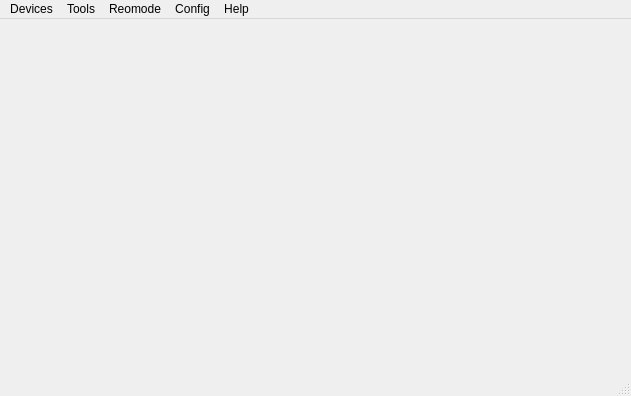
<?xml version="1.0" encoding="UTF-8"?>
<ui version="4.0">
 <class>MainWindow</class>
 <widget class="QMainWindow" name="MainWindow">
  <property name="enabled">
   <bool>true</bool>
  </property>
  <property name="geometry">
   <rect>
    <x>0</x>
    <y>0</y>
    <width>631</width>
    <height>396</height>
   </rect>
  </property>
  <property name="windowTitle">
   <string>MainWindow</string>
  </property>
  <widget class="QWidget" name="centralWidget">
   <layout class="QVBoxLayout" name="verticalLayout_2">
    <property name="leftMargin">
     <number>5</number>
    </property>
    <property name="topMargin">
     <number>5</number>
    </property>
    <property name="rightMargin">
     <number>5</number>
    </property>
    <property name="bottomMargin">
     <number>5</number>
    </property>
    <item>
     <layout class="QHBoxLayout" name="horizontalLayout_2" stretch="2">
      <item>
       <widget class="videoWidget" name="widget" native="true">
        <layout class="QVBoxLayout" name="verticalLayout">
         <item>
          <layout class="QHBoxLayout" name="horizontalLayout">
           <property name="spacing">
            <number>15</number>
           </property>
           <item>
            <spacer name="horizontalSpacer">
             <property name="orientation">
              <enum>Qt::Horizontal</enum>
             </property>
             <property name="sizeHint" stdset="0">
              <size>
               <width>40</width>
               <height>20</height>
              </size>
             </property>
            </spacer>
           </item>
           <item>
            <widget class="QLabel" name="msgLabel">
             <property name="font">
              <font>
               <pointsize>11</pointsize>
               <weight>75</weight>
               <bold>true</bold>
              </font>
             </property>
             <property name="styleSheet">
              <string notr="true">color:rgb(170, 0, 0)</string>
             </property>
             <property name="text">
              <string/>
             </property>
             <property name="wordWrap">
              <bool>false</bool>
             </property>
            </widget>
           </item>
           <item>
            <spacer name="horizontalSpacer_2">
             <property name="orientation">
              <enum>Qt::Horizontal</enum>
             </property>
             <property name="sizeHint" stdset="0">
              <size>
               <width>40</width>
               <height>20</height>
              </size>
             </property>
            </spacer>
           </item>
          </layout>
         </item>
         <item>
          <spacer name="verticalSpacer">
           <property name="orientation">
            <enum>Qt::Vertical</enum>
           </property>
           <property name="sizeHint" stdset="0">
            <size>
             <width>20</width>
             <height>291</height>
            </size>
           </property>
          </spacer>
         </item>
        </layout>
       </widget>
      </item>
     </layout>
    </item>
   </layout>
  </widget>
  <widget class="QMenuBar" name="menuBar">
   <property name="enabled">
    <bool>true</bool>
   </property>
   <property name="geometry">
    <rect>
     <x>0</x>
     <y>0</y>
     <width>631</width>
     <height>23</height>
    </rect>
   </property>
   <widget class="QMenu" name="menuDevices">
    <property name="title">
     <string>Devices</string>
    </property>
    <addaction name="actionSetting"/>
    <addaction name="actionDisConnection"/>
   </widget>
   <widget class="QMenu" name="menuHelp">
    <property name="title">
     <string>Help</string>
    </property>
    <widget class="QMenu" name="menuReboot">
     <property name="title">
      <string>Reboot</string>
     </property>
     <addaction name="separator"/>
     <addaction name="actionReboot_2"/>
     <addaction name="actionUser_Reboot_with_Udisk"/>
     <addaction name="actionUser_Reboot_without_Udisk"/>
     <addaction name="actionFactory_Reboot_with_Udisk"/>
     <addaction name="actionFactory_Reboot_without_Udisk"/>
    </widget>
    <addaction name="actionAbout"/>
    <addaction name="actionLog_Config"/>
    <addaction name="menuReboot"/>
    <addaction name="actionSetUmodeToEngin"/>
    <addaction name="actionReset"/>
    <addaction name="actionRecovery"/>
   </widget>
   <widget class="QMenu" name="menuTools">
    <property name="title">
     <string>Tools</string>
    </property>
    <widget class="QMenu" name="menuSetIsMirrored">
     <property name="title">
      <string>SetIsMirrored</string>
     </property>
     <addaction name="actionTrue_Mirrored"/>
     <addaction name="actionFalse_Mirrored"/>
    </widget>
    <widget class="QMenu" name="menuStatic_Compare">
     <property name="title">
      <string>Static Compare</string>
     </property>
     <addaction name="actionLocal_Capture"/>
     <addaction name="actionRemote_Input"/>
    </widget>
    <addaction name="actionAdd_base_library_by_Camera"/>
    <addaction name="actionAdd_base_library_by_Camera_return"/>
    <addaction name="actionAdd_base_library"/>
    <addaction name="actionBatch_addition"/>
    <addaction name="actionQuery_Single"/>
    <addaction name="actionDelete"/>
    <addaction name="actionDelete_All"/>
    <addaction name="actionupgrade"/>
    <addaction name="actionStart_Recognize"/>
    <addaction name="actionStop_Recognize"/>
    <addaction name="actionQuery_Recognize_Status"/>
    <addaction name="menuStatic_Compare"/>
    <addaction name="actionAdd_feature"/>
    <addaction name="actionGet_feature"/>
    <addaction name="actionGet_ID_List"/>
    <addaction name="menuSetIsMirrored"/>
   </widget>
   <widget class="QMenu" name="menuConfig">
    <property name="title">
     <string>Config</string>
    </property>
    <widget class="QMenu" name="menuOpen_Camera">
     <property name="title">
      <string>Open Camera</string>
     </property>
     <addaction name="actionOpen_RGB"/>
     <addaction name="actionOpen_IR"/>
    </widget>
    <widget class="QMenu" name="menuClose_Camera">
     <property name="title">
      <string>Close Camera</string>
     </property>
     <addaction name="actionClose_RGB"/>
     <addaction name="actionClose_IR"/>
    </widget>
    <widget class="QMenu" name="menuAuto_Report">
     <property name="title">
      <string>Auto Report</string>
     </property>
     <widget class="QMenu" name="menuOpen_Auto_Report">
      <property name="title">
       <string>Open Auto Report</string>
      </property>
      <addaction name="actionfaceRGB_backRGB_IR"/>
      <addaction name="actionfaceRGB_backRGB"/>
      <addaction name="actionfaceRGB_IR"/>
      <addaction name="actionbackRGB_IR"/>
      <addaction name="actionfaceRGB"/>
      <addaction name="actionbackRGB"/>
      <addaction name="actionIR"/>
      <addaction name="actionNoImage"/>
     </widget>
     <addaction name="menuOpen_Auto_Report"/>
     <addaction name="actionClose_Auto_Report"/>
    </widget>
    <widget class="QMenu" name="menuFrame_Report">
     <property name="title">
      <string>Frame Report</string>
     </property>
     <addaction name="actionOpen_Frame_Report"/>
     <addaction name="actionClose_Frame_Report"/>
    </widget>
    <widget class="QMenu" name="menuSet_Template_Update">
     <property name="title">
      <string>Set Template Update</string>
     </property>
     <addaction name="actionOpen_TemplateUpdate"/>
     <addaction name="actionClose_TemplateUpdate"/>
    </widget>
    <widget class="QMenu" name="menuSet_Anti_Flicker">
     <property name="title">
      <string>Set Anti Flicker</string>
     </property>
     <addaction name="actionRGB_Camera"/>
     <addaction name="actionIR_Camera"/>
    </widget>
    <addaction name="actionSwitch_Camera_RGB"/>
    <addaction name="actionSwitch_Camera_IR"/>
    <addaction name="actionGet_Version"/>
    <addaction name="actionGet_Library_2"/>
    <addaction name="actionGet_Cpu_Temp"/>
    <addaction name="actionSet_Frame"/>
    <addaction name="action_IR_Light_Config"/>
    <addaction name="action_AI_Config"/>
    <addaction name="actionSet_Recognize_Count"/>
    <addaction name="actionGet_Recognize_Count"/>
    <addaction name="menuSet_Template_Update"/>
    <addaction name="actionGet_Template_Update"/>
    <addaction name="actionGet_Sense_Value"/>
    <addaction name="actionGet_SN"/>
    <addaction name="actionGet_Model"/>
    <addaction name="actionSet_Video_Size"/>
    <addaction name="actionSet_Screen_Mode"/>
    <addaction name="actionSet_Rotation"/>
    <addaction name="actionSwitch_QRCode"/>
    <addaction name="actionGet_Single_Recognize"/>
    <addaction name="menuOpen_Camera"/>
    <addaction name="menuClose_Camera"/>
    <addaction name="menuAuto_Report"/>
    <addaction name="menuFrame_Report"/>
    <addaction name="menuSet_Anti_Flicker"/>
    <addaction name="actionSet_Stream_Format"/>
    <addaction name="actionGet_Model_App_Version"/>
    <addaction name="actionGet_AE_Sensor"/>
   </widget>
   <widget class="QMenu" name="menuReomode">
    <property name="title">
     <string>Reomode</string>
    </property>
    <widget class="QMenu" name="menuOne_to_Num_Reomode">
     <property name="title">
      <string>One to Num Reomode</string>
     </property>
     <addaction name="actionMulti_Living"/>
     <addaction name="actionMulti_Noliving"/>
     <addaction name="actionSingle_Living"/>
     <addaction name="actionSingle_Noliving"/>
    </widget>
    <widget class="QMenu" name="menuOne_to_One_Reomode">
     <property name="title">
      <string>One to One Reomode</string>
     </property>
     <addaction name="actionOne_Multi_Living"/>
     <addaction name="actionOne_Multi_Noliving"/>
     <addaction name="actionOto_Single_Living"/>
     <addaction name="actionOto_Single_Noliving"/>
    </widget>
    <addaction name="menuOne_to_Num_Reomode"/>
    <addaction name="menuOne_to_One_Reomode"/>
   </widget>
   <addaction name="menuDevices"/>
   <addaction name="menuTools"/>
   <addaction name="menuReomode"/>
   <addaction name="menuConfig"/>
   <addaction name="menuHelp"/>
  </widget>
  <widget class="QStatusBar" name="statusBar"/>
  <action name="actionAbout">
   <property name="text">
    <string>About</string>
   </property>
  </action>
  <action name="actionAdd_base_library">
   <property name="text">
    <string>Add base library</string>
   </property>
  </action>
  <action name="actionBatch_addition">
   <property name="text">
    <string>Batch addition </string>
   </property>
  </action>
  <action name="actionDelete">
   <property name="text">
    <string>Delete Single</string>
   </property>
  </action>
  <action name="actionAdd_base_library_by_Camera">
   <property name="text">
    <string>Add base library by Camera</string>
   </property>
  </action>
  <action name="actionDelete_All">
   <property name="text">
    <string>Delete All</string>
   </property>
  </action>
  <action name="actionupgrade">
   <property name="text">
    <string>Upgrade</string>
   </property>
  </action>
  <action name="actionSetting">
   <property name="text">
    <string>Setting</string>
   </property>
  </action>
  <action name="actionStart_Recognize">
   <property name="text">
    <string>Start Recognize</string>
   </property>
  </action>
  <action name="actionStop_Recognize">
   <property name="text">
    <string>Stop Recognize</string>
   </property>
  </action>
  <action name="actionGet_Version">
   <property name="text">
    <string>Get Version</string>
   </property>
  </action>
  <action name="actionSwitch_Camera_RGB">
   <property name="text">
    <string>Switch Camera RGB</string>
   </property>
  </action>
  <action name="actionSwitch_Camera_IR">
   <property name="text">
    <string>Switch Camera IR</string>
   </property>
  </action>
  <action name="actionEConnect">
   <property name="text">
    <string>Econnect</string>
   </property>
  </action>
  <action name="actionGet_Library">
   <property name="text">
    <string>Get Library</string>
   </property>
  </action>
  <action name="actionGet_Library_2">
   <property name="text">
    <string>Get Library</string>
   </property>
  </action>
  <action name="actionSet_Reoconfig">
   <property name="text">
    <string>Set Reoconfig</string>
   </property>
  </action>
  <action name="actionMulti_Living">
   <property name="text">
    <string>Multi Living</string>
   </property>
  </action>
  <action name="actionMulti_Noliving">
   <property name="text">
    <string>Multi Noliving</string>
   </property>
  </action>
  <action name="actionSingle_Living">
   <property name="text">
    <string>Single Living</string>
   </property>
  </action>
  <action name="actionSingle_Noliving">
   <property name="text">
    <string>Single Noliving</string>
   </property>
  </action>
  <action name="actionOne_Multi_Living">
   <property name="text">
    <string>Oto Multi Living</string>
   </property>
  </action>
  <action name="actionOne_Multi_Noliving">
   <property name="text">
    <string>Oto Multi Noliving</string>
   </property>
  </action>
  <action name="actionOto_Single_Living">
   <property name="text">
    <string>Oto Single Living</string>
   </property>
  </action>
  <action name="actionOto_Single_Noliving">
   <property name="text">
    <string>Oto Single Noliving</string>
   </property>
  </action>
  <action name="actionAdd_feature">
   <property name="text">
    <string>Add feature</string>
   </property>
  </action>
  <action name="actionGet_feature">
   <property name="text">
    <string>Query feature</string>
   </property>
  </action>
  <action name="actionSet_Frame">
   <property name="text">
    <string>Set Frame</string>
   </property>
  </action>
  <action name="action_IR_Light_Config">
   <property name="text">
    <string>IR Light Config</string>
   </property>
  </action>
  <action name="actionSet_AI_Config">
   <property name="text">
    <string>Set AI Config</string>
   </property>
  </action>
  <action name="actionGet_Sense_Value">
   <property name="text">
    <string>Get Light Sensor</string>
   </property>
  </action>
  <action name="actionReboot_2">
   <property name="text">
    <string>Reboot</string>
   </property>
  </action>
  <action name="actionUser_Reboot_with_Udisk">
   <property name="text">
    <string>User Reboot with Udisk</string>
   </property>
  </action>
  <action name="actionUser_Reboot_without_Udisk">
   <property name="text">
    <string>User Reboot without Udisk</string>
   </property>
  </action>
  <action name="actionFactory_Reboot_with_Udisk">
   <property name="text">
    <string>Factory Reboot with Udisk</string>
   </property>
  </action>
  <action name="actionFactory_Reboot_without_Udisk">
   <property name="text">
    <string>Factory Reboot without Udisk</string>
   </property>
  </action>
  <action name="actionGet_SN">
   <property name="text">
    <string>Get SN</string>
   </property>
  </action>
  <action name="actionGet_Model">
   <property name="text">
    <string>Get Model</string>
   </property>
  </action>
  <action name="actionSet_Video_Size">
   <property name="text">
    <string>Set Video Size</string>
   </property>
  </action>
  <action name="actionSet_Screen_Mode">
   <property name="text">
    <string>Set Screen Mode</string>
   </property>
  </action>
  <action name="actionSet_Rotation">
   <property name="text">
    <string>Set Rotation</string>
   </property>
  </action>
  <action name="action_AI_Config">
   <property name="text">
    <string>AI Config</string>
   </property>
  </action>
  <action name="actionRecovery">
   <property name="text">
    <string>Recovery</string>
   </property>
  </action>
  <action name="actionOpen_RGB">
   <property name="text">
    <string>Open RGB</string>
   </property>
  </action>
  <action name="actionOpen_IR">
   <property name="text">
    <string>Open IR</string>
   </property>
  </action>
  <action name="actionClose_RGB">
   <property name="text">
    <string>Close RGB</string>
   </property>
  </action>
  <action name="actionClose_IR">
   <property name="text">
    <string>Close IR</string>
   </property>
  </action>
  <action name="actionGet_ID_List">
   <property name="text">
    <string>Get ID List</string>
   </property>
  </action>
  <action name="actionClose_Auto_Report">
   <property name="text">
    <string>Close Auto Report</string>
   </property>
  </action>
  <action name="actionTrue_Mirrored">
   <property name="text">
    <string>True Mirrored</string>
   </property>
  </action>
  <action name="actionFalse_Mirrored">
   <property name="text">
    <string>False Mirrored</string>
   </property>
  </action>
  <action name="actionOpen_Frame_Report">
   <property name="text">
    <string>Open Frame Report</string>
   </property>
  </action>
  <action name="actionClose_Frame_Report">
   <property name="text">
    <string>Close Frame Report</string>
   </property>
  </action>
  <action name="actionRGB_50HZ">
   <property name="text">
    <string>RGB 50HZ</string>
   </property>
  </action>
  <action name="actionRGB_60HZ">
   <property name="text">
    <string>RGB 60HZ</string>
   </property>
  </action>
  <action name="actionIR_50HZ">
   <property name="text">
    <string>IR 50HZ</string>
   </property>
  </action>
  <action name="actionIR_60HZ">
   <property name="text">
    <string>IR 60HZ</string>
   </property>
  </action>
  <action name="actionRGB_50HZ_2">
   <property name="text">
    <string>RGB 50HZ</string>
   </property>
  </action>
  <action name="actionRGB_60HZ_2">
   <property name="text">
    <string>RGB 60HZ</string>
   </property>
  </action>
  <action name="actionIR_50HZ_2">
   <property name="text">
    <string>IR 50HZ</string>
   </property>
  </action>
  <action name="actionIR_60HZ_2">
   <property name="text">
    <string>IR 60HZ</string>
   </property>
  </action>
  <action name="actionSet_Recognize_Count">
   <property name="text">
    <string>Set Recognize Count</string>
   </property>
  </action>
  <action name="actionGet_Recognize_Count">
   <property name="text">
    <string>Get Recognize Count</string>
   </property>
  </action>
  <action name="actionGet_Template_Update">
   <property name="text">
    <string>Get Template Update</string>
   </property>
  </action>
  <action name="actionOpen_TemplateUpdate">
   <property name="text">
    <string>Open TemplateUpdate</string>
   </property>
  </action>
  <action name="actionClose_TemplateUpdate">
   <property name="text">
    <string>Close TemplateUpdate</string>
   </property>
  </action>
  <action name="actionfaceRGB_backRGB_IR">
   <property name="text">
    <string>faceRGB backRGB IR</string>
   </property>
  </action>
  <action name="actionfaceRGB_backRGB">
   <property name="text">
    <string>faceRGB backRGB</string>
   </property>
  </action>
  <action name="actionfaceRGB_IR">
   <property name="text">
    <string>faceRGB IR</string>
   </property>
  </action>
  <action name="actionbackRGB_IR">
   <property name="text">
    <string>backRGB IR</string>
   </property>
  </action>
  <action name="actionfaceRGB">
   <property name="text">
    <string>faceRGB</string>
   </property>
  </action>
  <action name="actionbackRGB">
   <property name="text">
    <string>backRGB</string>
   </property>
  </action>
  <action name="actionIR">
   <property name="text">
    <string>IR</string>
   </property>
  </action>
  <action name="actionNoImage">
   <property name="text">
    <string>NoImage</string>
   </property>
  </action>
  <action name="actionAdd_base_library_by_Camera_return">
   <property name="text">
    <string>Add base library by Camera_return</string>
   </property>
  </action>
  <action name="actionSwitch_QRCode">
   <property name="text">
    <string>Switch QRCode</string>
   </property>
  </action>
  <action name="actionGet_Cpu_Temp">
   <property name="text">
    <string>Get Cpu Temp</string>
   </property>
  </action>
  <action name="actionDisConnection">
   <property name="text">
    <string>DisConnection</string>
   </property>
  </action>
  <action name="actionGet_Single_Recognize">
   <property name="text">
    <string>Get Single Recognize</string>
   </property>
  </action>
  <action name="actionTrace">
   <property name="text">
    <string>Trace</string>
   </property>
  </action>
  <action name="actionDebug">
   <property name="text">
    <string>Debug</string>
   </property>
  </action>
  <action name="actionInfo">
   <property name="text">
    <string>Info</string>
   </property>
  </action>
  <action name="actionWarn">
   <property name="text">
    <string>Warn</string>
   </property>
  </action>
  <action name="actionError">
   <property name="text">
    <string>Error</string>
   </property>
  </action>
  <action name="actionFatal">
   <property name="text">
    <string>Fatal</string>
   </property>
  </action>
  <action name="actionNone">
   <property name="text">
    <string>None</string>
   </property>
  </action>
  <action name="actionLog_Config">
   <property name="text">
    <string>Log Config</string>
   </property>
  </action>
  <action name="actionQuery_Recognize_Status">
   <property name="text">
    <string>Query Recognize Status</string>
   </property>
   <property name="visible">
    <bool>false</bool>
   </property>
  </action>
  <action name="actionQuery_Single">
   <property name="text">
    <string>Query Single</string>
   </property>
  </action>
  <action name="actionLocal_Capture">
   <property name="text">
    <string>Local Capture</string>
   </property>
  </action>
  <action name="actionRemote_Input">
   <property name="text">
    <string>Remote Input</string>
   </property>
  </action>
  <action name="actionRGB_Camera">
   <property name="text">
    <string>RGB Camera</string>
   </property>
  </action>
  <action name="actionIR_Camera">
   <property name="text">
    <string>IR Camera</string>
   </property>
  </action>
  <action name="actionSetUmodeToEngin">
   <property name="text">
    <string>SetUmodeToEngin</string>
   </property>
  </action>
  <action name="actionReset">
   <property name="text">
    <string>Reset</string>
   </property>
  </action>
  <action name="actionSet_Stream_Format">
   <property name="text">
    <string>Set Stream Format</string>
   </property>
   <property name="visible">
    <bool>false</bool>
   </property>
  </action>
  <action name="actionGet_Model_App_Version">
   <property name="text">
    <string>Get Model App Version</string>
   </property>
  </action>
  <action name="actionGet_AE_Sensor">
   <property name="text">
    <string>Get AE Sensor</string>
   </property>
  </action>
 </widget>
 <layoutdefault spacing="6" margin="11"/>
 <customwidgets>
  <customwidget>
   <class>videoWidget</class>
   <extends>QWidget</extends>
   <header>videowidget.h</header>
   <container>1</container>
  </customwidget>
 </customwidgets>
 <resources/>
 <connections/>
</ui>
